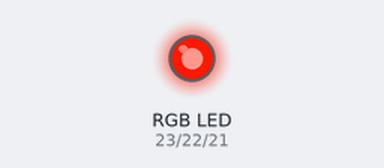
Simulated run of this program. Board: ESP32 board running MicroPython. Parts: an RGB LED mixed from three pins (HIGH = lit). At 12.0 s the program stops and its outputs stay as they are.

Above: at 0.05 s.
At 0.3 s:
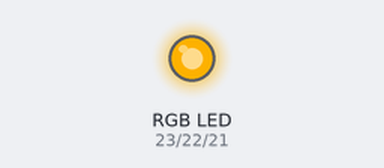
At 0.6 s:
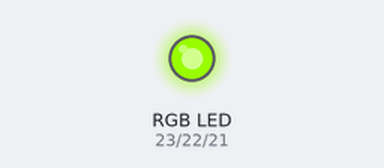
At 1.2 s:
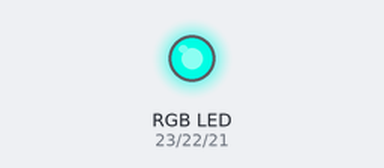
At 1.75 s:
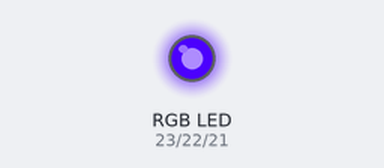
At 2.35 s:
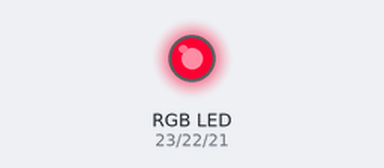
Timing chart, 0 to 5.5 s (numbered marks = the images above):
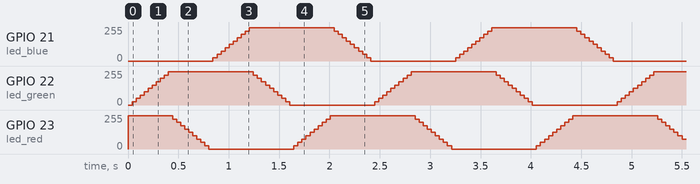

The program:

fade-hsv.py
```python
from machine import Pin, PWM
import time
import math

CYCLES=5
STEP_DELAY_MS=40

FREQ=1000
DUTY=1000


# From https://github.com/python/cpython/blob/3.7/Lib/colorsys.py#L143
def hsv_to_rgb(h, s, v):
    if s == 0.0:
        return v, v, v
    i = int(h*6.0) # XXX assume int() truncates!
    f = (h*6.0) - i
    p = v*(1.0 - s)
    q = v*(1.0 - s*f)
    t = v*(1.0 - s*(1.0-f))
    i = i%6
    if i == 0:
        return v, t, p
    if i == 1:
        return q, v, p
    if i == 2:
        return p, v, t
    if i == 3:
        return p, q, v
    if i == 4:
        return t, p, v
    if i == 5:
        return v, p, q


def pulse(led_red, led_green, led_blue, t):
    for i in range(0, 60):
        r, g, b = hsv_to_rgb(i/60.0, 1.0, 1.0)

        led_red.duty(int(r * DUTY))
        led_green.duty(int(g * DUTY))
        led_blue.duty(int(b * DUTY))

        time.sleep_ms(t)


led_red = PWM(Pin(23), freq=FREQ, duty=0)
led_green = PWM(Pin(22), freq=FREQ, duty=0)
led_blue = PWM(Pin(21), freq=FREQ, duty=0)

for i in range(CYCLES):
    pulse(led_red, led_green, led_blue, STEP_DELAY_MS)

led_red.deinit()
led_green.deinit()
led_blue.deinit()
```
